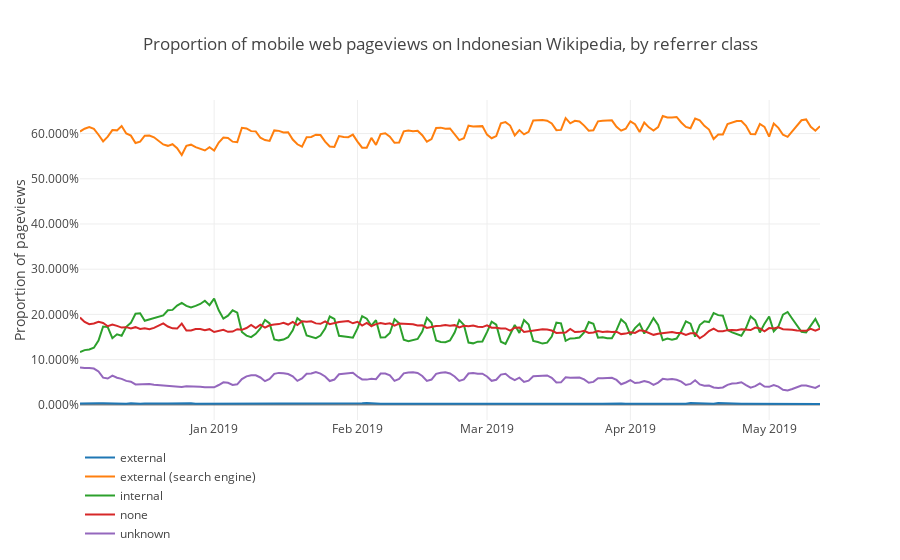

This figure's notebook cell:
### Code cell
pageviews_referer_mobile = pageviews_referer[pageviews_referer.access_method == 'mobile web']
pageviews_referer_mobile['prop'] = pageviews_referer_mobile.groupby('date')['pageviews'].apply(lambda x: x / x.sum())
pageviews_referer_mobile = pageviews_referer_mobile.pivot(index='date',columns='referer_class',values='prop').fillna(0)
fig = {
    'data': [{
    'x': pageviews_referer_mobile.index,
    'y': pageviews_referer_mobile[col],
    'name': col
    }  for col in pageviews_referer_mobile.columns],
    'layout': {
        'yaxis': {'title': "Proportion of pageviews",
                  'tickformat': ',.3%'
                  },
        'title': {'text': 'Proportion of mobile web pageviews on Indonesian Wikipedia, by referrer class'},
        'legend': {'x': 0, 'y': -0.4},
        'hoverlabel': {'namelength' : -1}
    }
}
plotly.offline.iplot(fig)

### Figure 1 — Plotly figure (JSON) as saved in the notebook; plotly's stock layout.template omitted (floating-point values rounded to 4 significant figures; data arrays with more than 128 entries replaced by an {"elided": "..."} marker saying what was removed)
{"data": [{"name": "external", "type": "scatter", "uid": "c83df903-babc-4d5e-bee0-c1e0afff0eb9", "x": {"elided": "161 str values"}, "y": {"elided": "161 float values"}}, {"name": "external (search engine)", "type": "scatter", "uid": "131b83f0-d7e6-439d-8cc6-cc3e69d6b96a", "x": {"elided": "161 str values"}, "y": {"elided": "161 float values"}}, {"name": "internal", "type": "scatter", "uid": "2e48358c-bcc7-4813-a71e-3fa4ad2a718a", "x": {"elided": "161 str values"}, "y": {"elided": "161 float values"}}, {"name": "none", "type": "scatter", "uid": "99263e59-c4d6-400c-8548-3f6a892fd9dc", "x": {"elided": "161 str values"}, "y": {"elided": "161 float values"}}, {"name": "unknown", "type": "scatter", "uid": "d067a728-ded7-40ff-8ac8-72376eb9ed94", "x": {"elided": "161 str values"}, "y": {"elided": "161 float values"}}], "layout": {"hoverlabel": {"namelength": -1}, "legend": {"x": 0, "y": -0.4}, "title": {"text": "Proportion of mobile web pageviews on Indonesian Wikipedia, by referrer class"}, "yaxis": {"tickformat": ",.3%", "title": {"text": "Proportion of pageviews"}}}}
